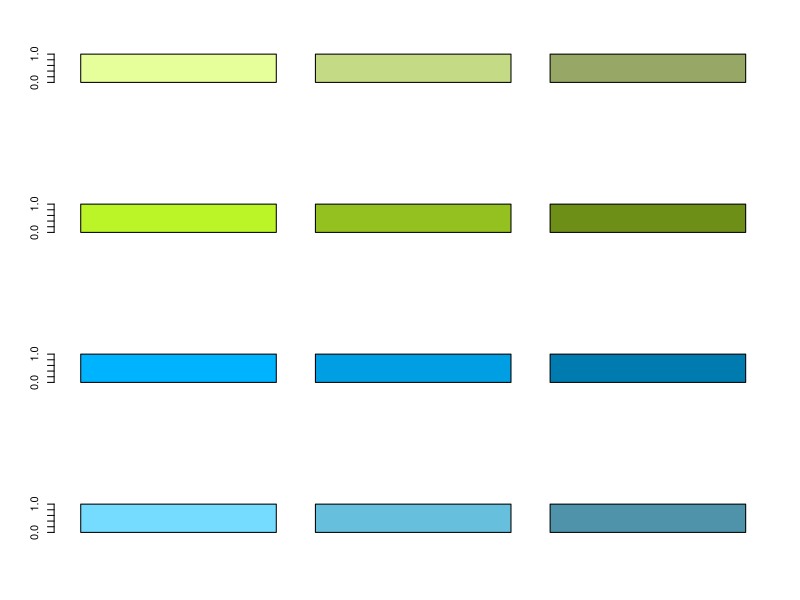

This figure's R source:
# generate color scheme

cols <- c(NULL # 4 lcbc colors, iirc
,"#C5DA84"
,"#94C11F"
,"#009FE3"
,"#66BFDD"
)

layout(1:length(cols))
for (colstr in cols) {
  .add_h <- function(hsv, c) {
    hsv['v',] <- hsv['v',] + c
    hsv <- pmax(hsv, 0)
    hsv <- pmin(hsv, 1)
    return(hsv)
  }
  .hsv2col <- function(col_hsv) {
    return(hsv(h=col_hsv['h',],s=col_hsv['s',],v=col_hsv['v',]))
  }
  col_hsv <- rgb2hsv(col2rgb(colstr))
  diff <- 0.2
  c_light <- .hsv2col(.add_h(col_hsv,  diff))
  c_dark  <- .hsv2col(.add_h(col_hsv, -diff))
  barplot(c(1,1,1), col=c(c_light, colstr, c_dark) )
  str <- sprintf("light: %s dark: %s  (org: %s; +- %.2fv) ", c_light, c_dark, colstr, diff)
  write(str, "")
}
